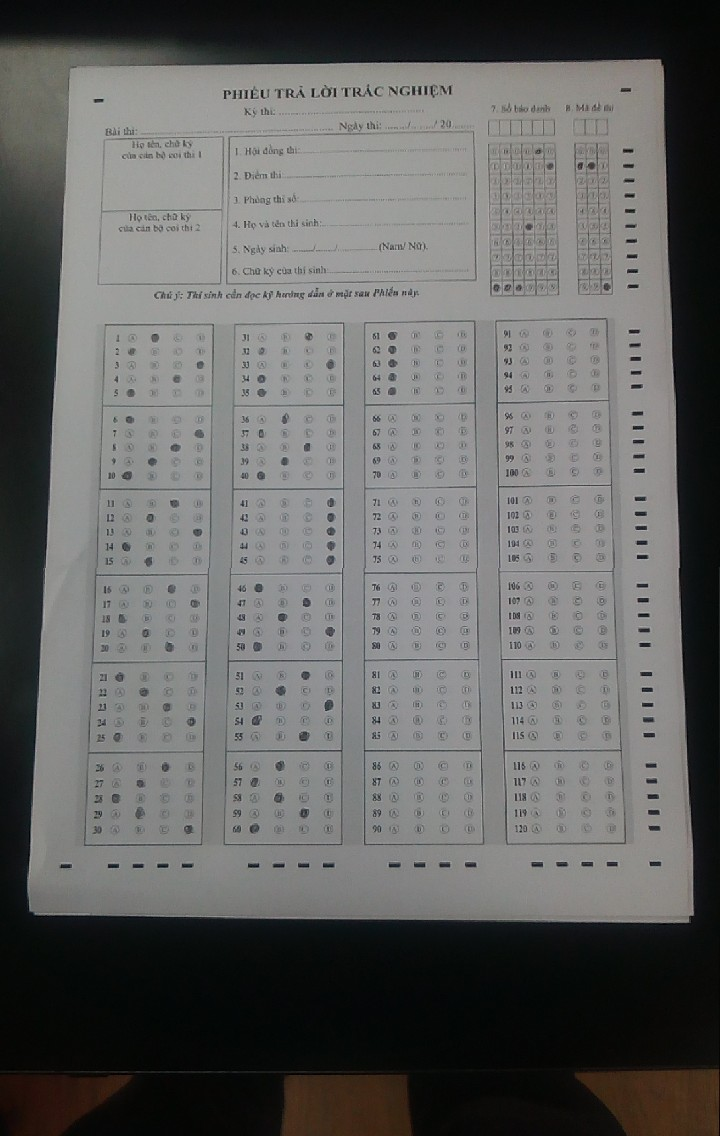
#> input picture 1.jpg, 720 x 1136 px
$ python -i edgeDetect.py   (imports and definitions only)
#> lines starting #> are read from the running program, lines starting #| are printed output that depends on the picture; after the words box and inside, x2 and y2 are one past the last pixel; in counts of white or black regions, pixels touching at a corner belong together
import cv2
import numpy as np
def canny_edge_detection(image_path, blur_ksize=3, threshold1=25, threshold2=200):
	"""
	image_path: link to image
	blur_ksize: Gaussian kernel size
	threshold1: min threshold
	threshold2: max threshold
	"""
#> called with image_path = '1.jpg', blur_ksize = 3, threshold1 = 25, threshold2 = 200
	img = cv2.imread(image_path)
#> img is the input picture: shape (1136, 720, 3); mean B, G, R 98.1, 99.4, 99.1
	gray = cv2.cvtColor(img, cv2.COLOR_BGR2GRAY)
	img_gaussian = cv2.GaussianBlur(gray, (blur_ksize, blur_ksize), 0)
	img_canny = cv2.Canny(img_gaussian, threshold1, threshold2)
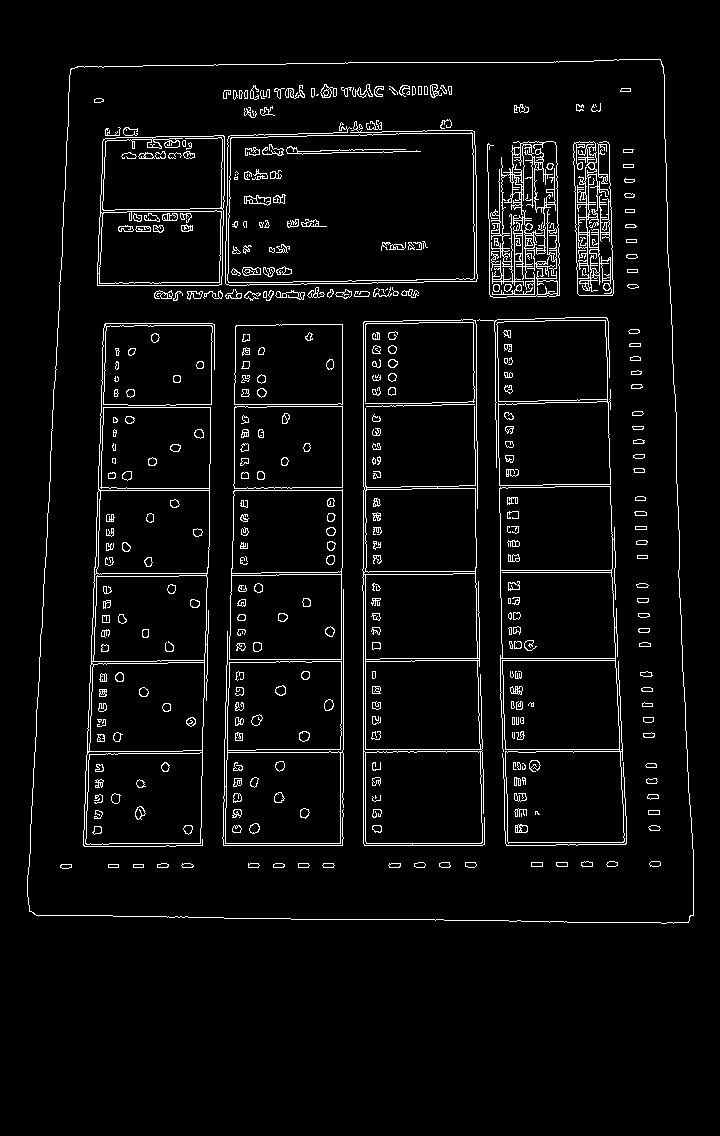
#> img_canny: shape (1136, 720); 4.5% white in thin lines or dots, all inside (x1, y1, x2, y2) = (27, 59, 694, 924)

	return img_canny


# [39 lines of commented-out code are left out]
# [52 lines left out: functions order_points, four_point_transform, not called in this run]

>>> result = canny_edge_detection('1.jpg')

$ run again, on 2.jpg
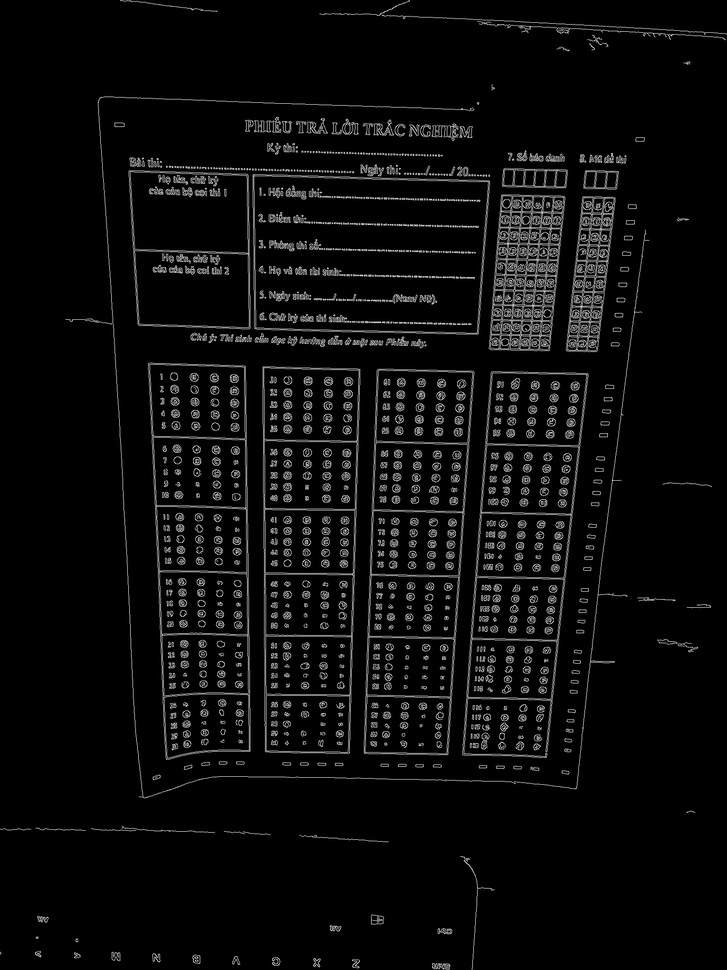
#> input picture 2.jpg, 727 x 970 px, shrunk from 1536 x 2048 before the run
#> in canny_edge_detection, img is the input picture: shape (970, 727, 3); min 0, max 236, mean 11.6
#> in canny_edge_detection, `img_canny = cv2.Canny(img_gaussian, threshold1, threshold2)`:
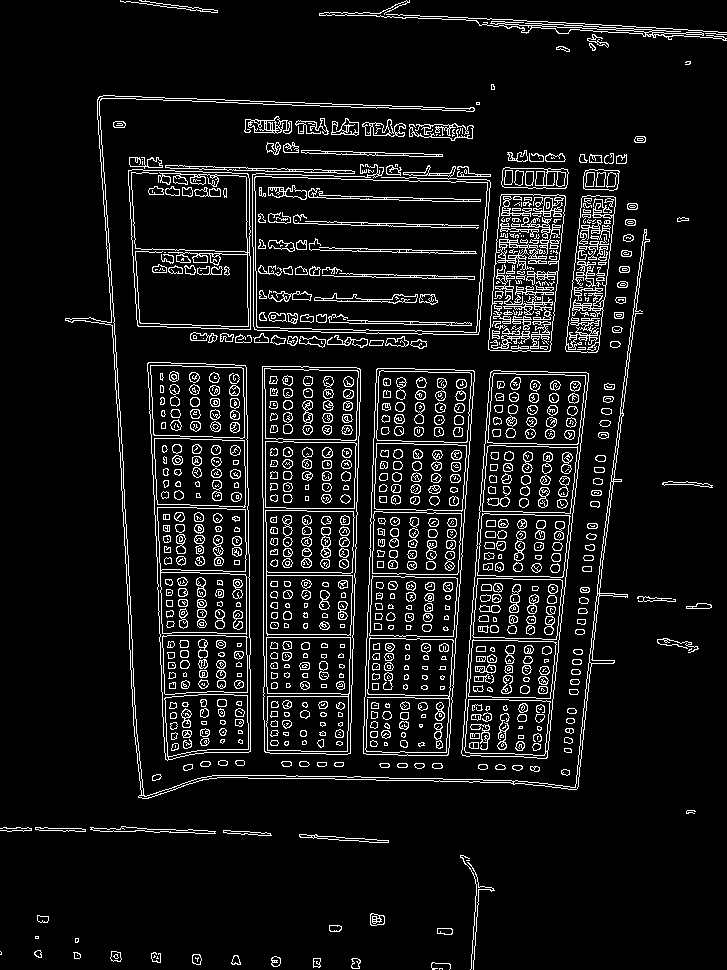
#> img_canny: shape (970, 727); 8.2% white in thin lines or dots

$ run again, on 4.jpg
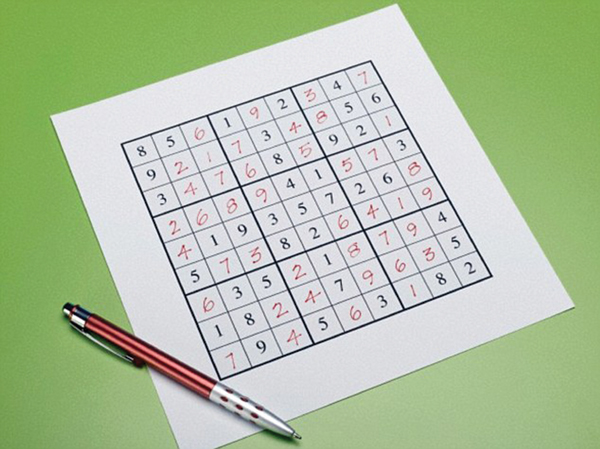
#> input picture 4.jpg, 600 x 449 px
#> in canny_edge_detection, img is the input picture: shape (449, 600, 3); mean B, G, R 161.7, 194.3, 176.8
#> in canny_edge_detection, `gray = cv2.cvtColor(img, cv2.COLOR_BGR2GRAY)`:
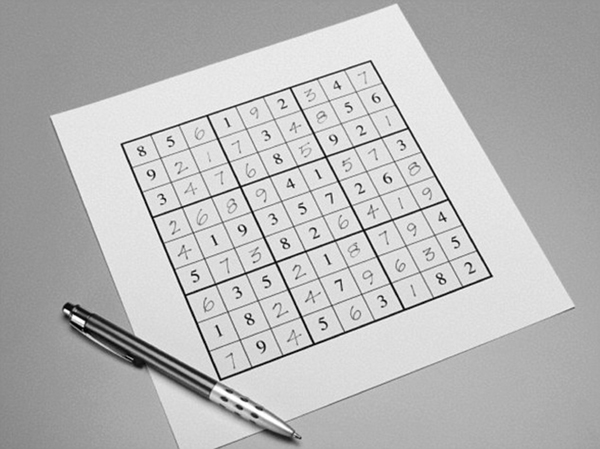
#> gray: shape (449, 600); min 0, max 255, mean 185.3
#> in canny_edge_detection, `img_canny = cv2.Canny(img_gaussian, threshold1, threshold2)`:
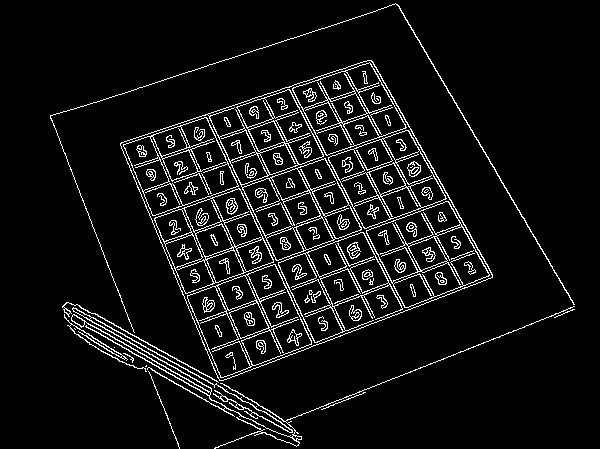
#> img_canny: shape (449, 600); 6.9% white in thin lines or dots, all inside (x1, y1, x2, y2) = (50, 3, 575, 449)
